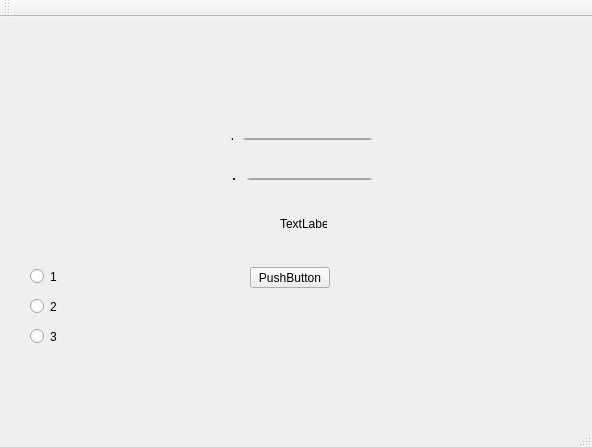
<?xml version="1.0" encoding="UTF-8"?>
<ui version="4.0">
 <class>MainWindow</class>
 <widget class="QMainWindow" name="MainWindow">
  <property name="geometry">
   <rect>
    <x>0</x>
    <y>0</y>
    <width>592</width>
    <height>447</height>
   </rect>
  </property>
  <property name="windowTitle">
   <string>MainWindow</string>
  </property>
  <widget class="QWidget" name="centralWidget">
   <widget class="QWidget" name="layoutWidget">
    <property name="geometry">
     <rect>
      <x>220</x>
      <y>150</y>
      <width>163</width>
      <height>24</height>
     </rect>
    </property>
    <layout class="QHBoxLayout" name="horizontalLayout_2">
     <item>
      <widget class="QLabel" name="label_2">
       <property name="text">
        <string>x:</string>
       </property>
      </widget>
     </item>
     <item>
      <widget class="QLineEdit" name="lineEditx"/>
     </item>
    </layout>
   </widget>
   <widget class="QRadioButton" name="radioButton">
    <property name="geometry">
     <rect>
      <x>30</x>
      <y>250</y>
      <width>84</width>
      <height>19</height>
     </rect>
    </property>
    <property name="text">
     <string>1</string>
    </property>
   </widget>
   <widget class="QRadioButton" name="radioButton_2">
    <property name="geometry">
     <rect>
      <x>30</x>
      <y>280</y>
      <width>84</width>
      <height>19</height>
     </rect>
    </property>
    <property name="text">
     <string>2</string>
    </property>
   </widget>
   <widget class="QRadioButton" name="radioButton_3">
    <property name="geometry">
     <rect>
      <x>30</x>
      <y>310</y>
      <width>84</width>
      <height>19</height>
     </rect>
    </property>
    <property name="text">
     <string>3</string>
    </property>
   </widget>
   <widget class="QLabel" name="label_3">
    <property name="geometry">
     <rect>
      <x>280</x>
      <y>200</y>
      <width>47</width>
      <height>13</height>
     </rect>
    </property>
    <property name="text">
     <string>TextLabel</string>
    </property>
   </widget>
   <widget class="QPushButton" name="pushButton">
    <property name="geometry">
     <rect>
      <x>250</x>
      <y>250</y>
      <width>80</width>
      <height>21</height>
     </rect>
    </property>
    <property name="text">
     <string>PushButton</string>
    </property>
   </widget>
   <widget class="QWidget" name="">
    <property name="geometry">
     <rect>
      <x>220</x>
      <y>110</y>
      <width>163</width>
      <height>24</height>
     </rect>
    </property>
    <layout class="QHBoxLayout" name="horizontalLayout">
     <item>
      <widget class="QLabel" name="label">
       <property name="text">
        <string>i:</string>
       </property>
      </widget>
     </item>
     <item>
      <widget class="QLineEdit" name="lineEditi"/>
     </item>
    </layout>
   </widget>
  </widget>
  <widget class="QMenuBar" name="menuBar">
   <property name="geometry">
    <rect>
     <x>0</x>
     <y>0</y>
     <width>592</width>
     <height>20</height>
    </rect>
   </property>
  </widget>
  <widget class="QToolBar" name="mainToolBar">
   <attribute name="toolBarArea">
    <enum>TopToolBarArea</enum>
   </attribute>
   <attribute name="toolBarBreak">
    <bool>false</bool>
   </attribute>
  </widget>
  <widget class="QStatusBar" name="statusBar"/>
 </widget>
 <layoutdefault spacing="6" margin="11"/>
 <resources/>
 <connections/>
</ui>
